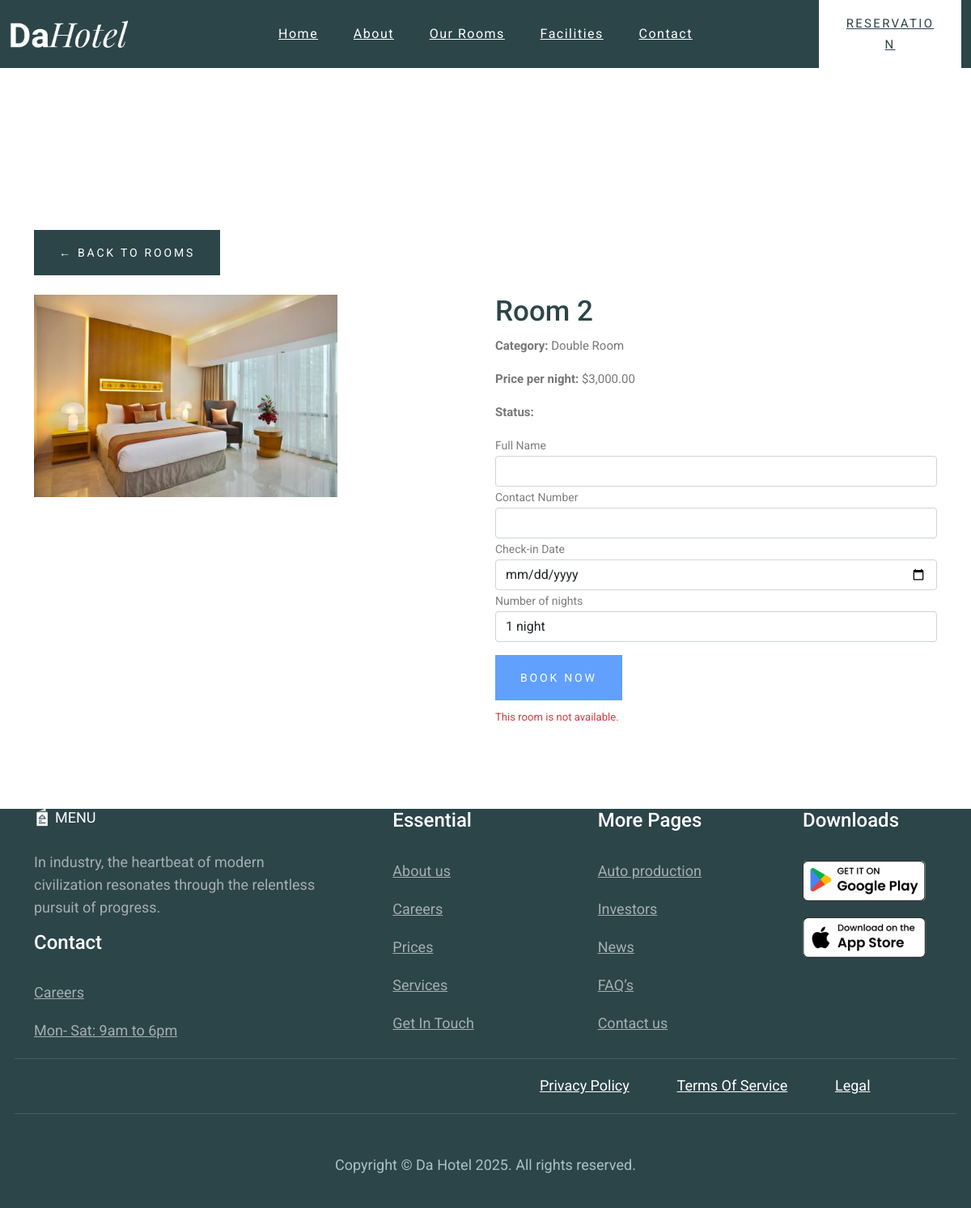
The page /room-details.php?room_id=3 on the database as committed earlier.
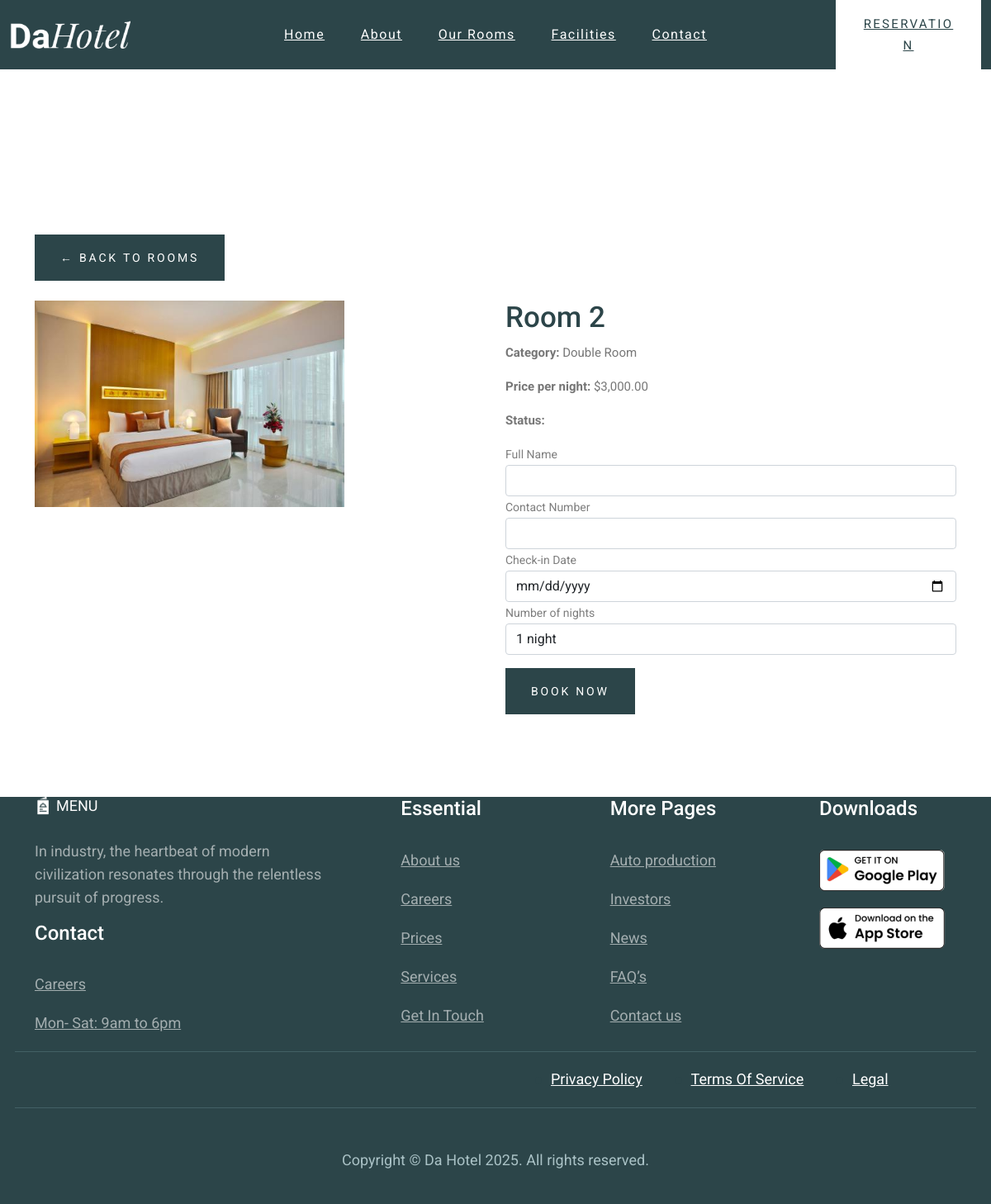
The same page on the database as committed later.
### tables this page shows
CREATE TABLE `rooms` (
  `room_id` int(11) NOT NULL,
  `room_number` varchar(20) NOT NULL,
  `category_id` int(11) DEFAULT NULL,
  `status` varchar(20) NOT NULL DEFAULT 'Available'
);

CREATE TABLE `room_images` (
  `image_id` int(11) NOT NULL,
  `room_id` int(11) DEFAULT NULL,
  `image_url` varchar(255) DEFAULT NULL
);

CREATE TABLE `room_categories` (
  `category_id` int(11) NOT NULL,
  `category_name` varchar(50) NOT NULL,
  `price` decimal(10,2) DEFAULT 0.00,
  `details` text DEFAULT NULL
);

### room-details.php (the view, shortened to what this page needs)
<?php
include_once('db_config.php');
$room_id = (int) $_GET['room_id'];
$stmt = $conn->prepare(
  "SELECT r.room_id, r.room_number, r.status,
            c.category_name, c.price,
            ri.image_url
     FROM rooms r
     JOIN room_categories c ON r.category_id = c.category_id
     LEFT JOIN room_images ri ON r.room_id = ri.room_id
     WHERE r.room_id = ?
     LIMIT 1"
);
$stmt->bind_param("i", $room_id);
$stmt->execute();
$result = $stmt->get_result();
$room = $result->fetch_assoc();
?>
<!doctype html>
<html lang="en">
<head>
  <link rel="stylesheet" href="css/bootstrap.min.css">
  <link rel="stylesheet" href="css/style.css">
</head>
<body>
  <?php include_once 'Inc/top_nav.php'; ?>
  <main style="padding-top:200px; padding-bottom:100px">
    <div class="container">
      <a href="room.php" class="btn btn-secondary mb-4">&larr; Back to Rooms</a>
      <div class="row">
        <div class="col-md-6">
          <img src="admin/<?= htmlspecialchars($room['image_url']) ?>"
            class="img-fluid"
            style="height:250px; object-fit:cover;">
        </div>
        <div class="col-md-6">
          <h2>Room <?= htmlspecialchars($room['room_number']) ?></h2>
          <p><strong>Category:</strong> <?= htmlspecialchars($room['category_name']) ?></p>
          <p><strong>Price per night:</strong> $<?= number_format($room['price'], 2) ?></p>
          <p>
            <strong>Status:</strong>
            <span class="badge
                <?= $room['status'] === 'Available' ? 'badge-success' : ($room['status'] === 'Occupied' ? 'badge-danger' : 'badge-warning'); ?>">
            </span>
          </p>
          <form method="POST">
            <div class="form-group">
              <label>Full Name</label>
              <input type="text" name="guest_name" class="form-control" required>
            </div>
            <div class="form-group">
              <label>Contact Number</label>
              <input type="text" name="guest_contact" class="form-control" required>
            </div>
            <div class="form-group">
              <label>Check-in Date</label>
              <input type="date"
                name="check_in"
                class="form-control"
                min="<?= date('Y-m-d') ?>"
                required>
            </div>
            <div class="form-group">
              <label>Number of nights</label>
              <select name="nights" class="form-control" required>
                <?php for ($i = 1; $i <= 30; $i++): ?>
                  <option value="<?= $i ?>">
                    <?= $i ?> <?= $i == 1 ? 'night' : 'nights' ?>
                  </option>
                <?php endfor; ?>
              </select>
            </div>
            <button type="submit"
              class="btn btn-primary mt-3"
              <?= $room['status'] !== 'Available' ? 'disabled' : '' ?>>
              Book Now
            </button>
            <?php if ($room['status'] !== 'Available'): ?>
              <small class="text-danger d-block mt-2">
                This room is not available.
              </small>
            <?php endif; ?>
          </form>
        </div>
      </div>
    </div>
  </main>
  <?php include_once 'Inc/footer.php'; ?>
</body>
</html>

### inc/top_nav.php (shortened to what this page needs)
<?php
$currentPage = basename($_SERVER['PHP_SELF']);
?>
<header class="header-area header-three">
  <div id="header-sticky" class="menu-area">
    <div class="container-fluid pl-85 pr-85">
      <div class="second-menu">
        <div class="row align-items-center">
          <div class="col-xl-2 col-lg-2">
            <div class="logo">
              <a href="index.php"><img src="img/logo/logo.png" alt="logo"></a>
            </div>
          </div>
          <div class="col-xl-8 col-lg-8">
            <div class="main-menu text-center">
              <nav id="mobile-menu">
                <ul>
                  <li class="has-sub <?= ($currentPage == 'index.php') ? 'active' : '' ?>">
                    <a href="index.php">Home</a>
                  </li>
                  <li class="<?= ($currentPage == 'about.php') ? 'active' : '' ?>"><a href="about.php">About</a></li>
                  <li class="has-sub <?= ($currentPage == 'room.php') ? 'active' : '' ?>">
                    <a href="room.php">Our Rooms</a>
                  </li>
                  <li class="has-sub <?= ($currentPage == 'services.php' || $currentPage == 'single-service.php') ? 'active' : '' ?>">
                    <a href="services.php">Facilities</a>
                  </li>
                  <li class="<?= ($currentPage == 'contact.php') ? 'active' : '' ?>"><a href="contact.php">Contact</a></li>
                </ul>
              </nav>
            </div>
          </div>
          <div class="col-xl-2 col-lg-2 d-none d-lg-block">
            <a href="contact.php" class="top-btn mt-10 mb-10 <?= ($currentPage == 'contact.php') ? 'active' : '' ?>">Reservation</a>
          </div>
        </div>
      </div>
    </div>
  </div>
</header>

### inc/footer.php (shortened to what this page needs)
<footer class="footer-bg footer-p" style="background-color: #2C4549;">
           <div class="footer-top  pt-120 pb-30">
               <div class="container">
                   <div class="row justify-content-between">
                       <div class="col-xl-4 col-lg-4 col-sm-6">
                           <div class="footer-widget mb-30">
                               <div class="f-about mb-20">
                                   <div class="f-widget-title">
                                       <h5> <img src="img/icon/menu-icon.png" alt="img"> MENU</h5>
                                   </div>
                                    <p>In industry, the heartbeat of modern civilization resonates through the relentless pursuit of progress.</p>
                                   </div>
                                <div class="f-widget-title">
                                   <h2>Contact</h2>
                               </div>
                               <div class="footer-link">
                                   <ul>
                                       <li><a href="about.php"> Careers</a></li>
                                       <li><a href="#"> Mon- Sat: 9am to 6pm </a></li>
                                   </ul>
                               </div>
                           </div>
                       </div>
					<div class="col-xl-2 col-lg-2 col-sm-6">
                           <div class="footer-widget mb-30">
                               <div class="f-widget-title">
                                   <h2>Essential</h2>
                               </div>
                               <div class="footer-link">
                                   <ul>
                                       <li><a href="index.php">About us</a></li>
                                       <li><a href="about.php"> Careers</a></li>
                                       <li><a href="services.php"> Prices </a></li>
                                       <li><a href="contact.php"> Services</a></li>
                                       <li><a href="blog.php">Get In Touch </a></li>
                                   </ul>
                               </div>
                           </div>
                       </div>
                       <div class="col-xl-2 col-lg-2 col-sm-6">
                           <div class="footer-widget mb-30">
                               <div class="f-widget-title">
                                   <h2>More Pages</h2>
                               </div>
                               <div class="footer-link">
                                   <ul>
                                       <li><a href="index.php">Auto production</a></li>
                                       <li><a href="about.php"> Investors</a></li>
                                       <li><a href="services.php"> News </a></li>
                                       <li><a href="contact.php"> FAQ’s</a></li>
                                       <li><a href="blog.php">Contact us </a></li>
                                   </ul>
                               </div>
                           </div>
                       </div>
                      <div class="col-xl-2 col-lg-2 col-sm-6">
                           <div class="footer-widget mb-30">
                               <div class="f-widget-title">
                                   <h2>Downloads</h2>
                               </div>
                               <div class="footer-link">
                                   <ul>
                                       <li><a href="#"><img src="img/icon/gplay-btn.png" alt="img"></a></li>
                                       <li><a href="#"> <img src="img/icon/app-strore-btn.png" alt="img"></a></li>
                                   </ul>
                               </div>
                           </div>
                       </div>
                   </div>
               </div>
           </div>
           <div class="copyright-wrap">
               <div class="container">
                   <div class="row align-items-center c-mid">
                       <div class="col-lg-6 col-md-4">
                           <div class="footer-social">
                           </div>
                       </div>
                        <div class="col-lg-6 col-md-8 text-right text-xl-right">
                              <ul>
                                   <li><a href="#">Privacy Policy</a></li>
                                   <li><a href="#">Terms Of Service</a></li>
                                   <li><a href="#">Legal</a></li>
                               </ul>
                           </div>
                   </div>
                   <div class="row align-items-center">
                       <div class="col-lg-12">
                         <div class="copy-text text-center">
                                Copyright &copy; Da Hotel 2025. All rights reserved.
                           </div>
                       </div>
                   </div>
               </div>
           </div>
       </footer>

Rows that differ between the two databases and show on the page:
changed rooms "Double Room": status "Occupied" → "Available" (drawn)
Other text that changed with them:
text no longer shown: "This room is not available."
